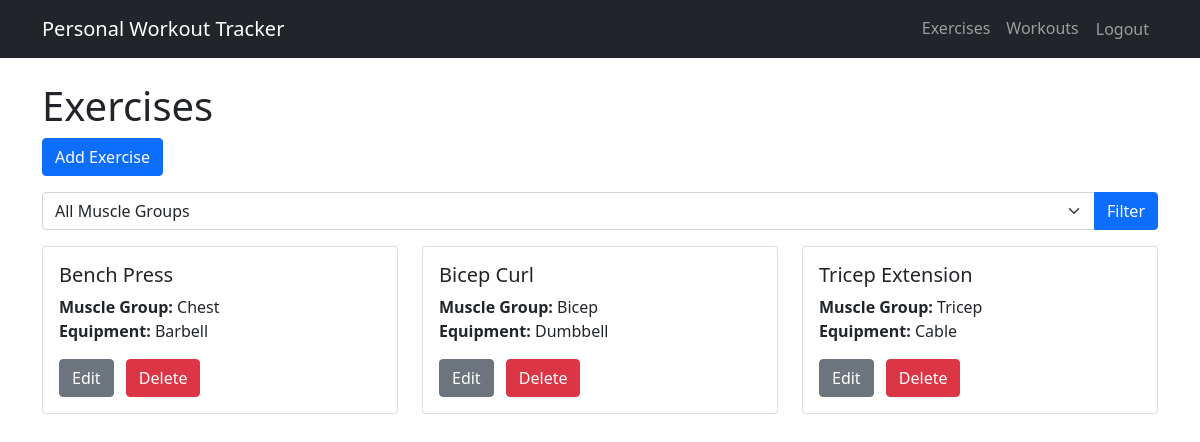
The page /project/exercises/ (signed in) on the database its author committed.
### project/models.py (models this page shows, shortened)
class Exercise(models.Model):
    name = models.CharField(max_length=100)  # Name of the exercise (e.g., "Bench Press", "Squats")
    muscle_group = models.CharField(max_length=50)  # Primary muscle group targeted (e.g., "Chest", "Legs")
    equipment = models.CharField(max_length=50)  # Equipment needed (e.g., "Dumbbell", "Barbell", "Bodyweight")
    user = models.ForeignKey(User, on_delete=models.CASCADE, null=True, blank=True)

### project/views.py (the view)
# urls.py: path('exercises/', views.ExerciseListView.as_view(), name='exercise_list'),
class ExerciseListView(LoginRequiredMixin, ListView):
    model = Exercise
    template_name = 'project/exercise_list.html'
    context_object_name = 'exercises'
    def get_queryset(self):
        queryset = Exercise.objects.filter(user=self.request.user)
        muscle_group = self.request.GET.get('muscle_group')
        if muscle_group:
            queryset = queryset.filter(muscle_group__icontains=muscle_group)
        return queryset
    def get_context_data(self, **kwargs):
        context = super().get_context_data(**kwargs)
        context['muscle_groups'] = Exercise.objects.filter(
            user=self.request.user
        ).values_list('muscle_group', flat=True).distinct()
        return context

### project/templates/project/exercise_list.html (shortened to what this page needs)
{% extends 'project/base.html' %}
{% block content %}
<h1>Exercises</h1>
<a href="{% url 'project:exercise_create' %}" class="btn btn-primary mb-3">Add Exercise</a>
<form method="get" class="mb-3">
    <div class="input-group">
        <select name="muscle_group" class="form-select">
            <option value="">All Muscle Groups</option>
        </select>
        <button type="submit" class="btn btn-primary">Filter</button>
    </div>
</form>
<div class="row">
    {% for exercise in exercises %}
    <div class="col-md-4 mb-4">
        <div class="card">
            <div class="card-body">
                <h5 class="card-title">{{ exercise.name }}</h5>
                <p class="card-text">
                    <strong>Muscle Group:</strong> {{ exercise.muscle_group }}<br>
                    <strong>Equipment:</strong> {{ exercise.equipment }}
                </p>
                <div>
                    <a href="{% url 'project:exercise_update' exercise.pk %}" class="btn btn-secondary me-2">Edit</a>
                    <a href="{% url 'project:exercise_delete' exercise.pk %}" class="btn btn-danger">Delete</a>
                </div>
            </div>
        </div>
    </div>
    {% empty %}
    <div class="col">
        <p>No exercises available.</p>
    </div>
    {% endfor %}
</div>
{% endblock %}

### rows shown on the page
Exercise: name "Bench Press", muscle_group "Chest", equipment "Barbell"
Exercise: name "Bicep Curl", muscle_group "Bicep", equipment "Dumbbell"
Exercise: name "Tricep Extension", muscle_group "Tricep", equipment "Cable"
